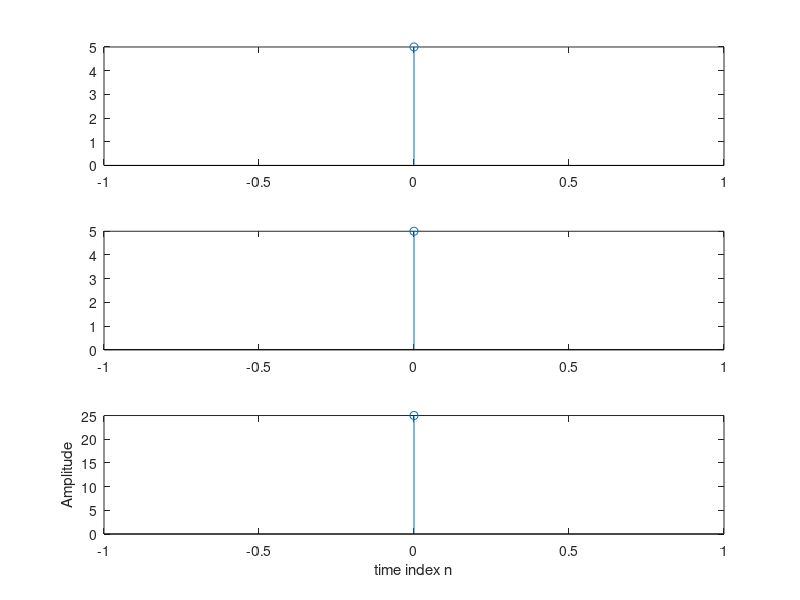

Reproduce this figure in MATLAB.
a=input('Enter the first sequence =');
b=input('Enter the second sequence=');
c=cconv(a,b);
R=length(a)-1;
P=length(b)-1;
M=length(c)-1;
N1=0:1:R;
N2=0:1:P;
N3=0:1:M;
disp('o/p sequence=')
disp(c);
subplot(3,1,1);
stem(N1,a)
subplot(3,1,2);
stem(N2,b)
subplot(3,1,3);
stem(N3,c);
xlabel('time index n');
ylabel('Amplitude');